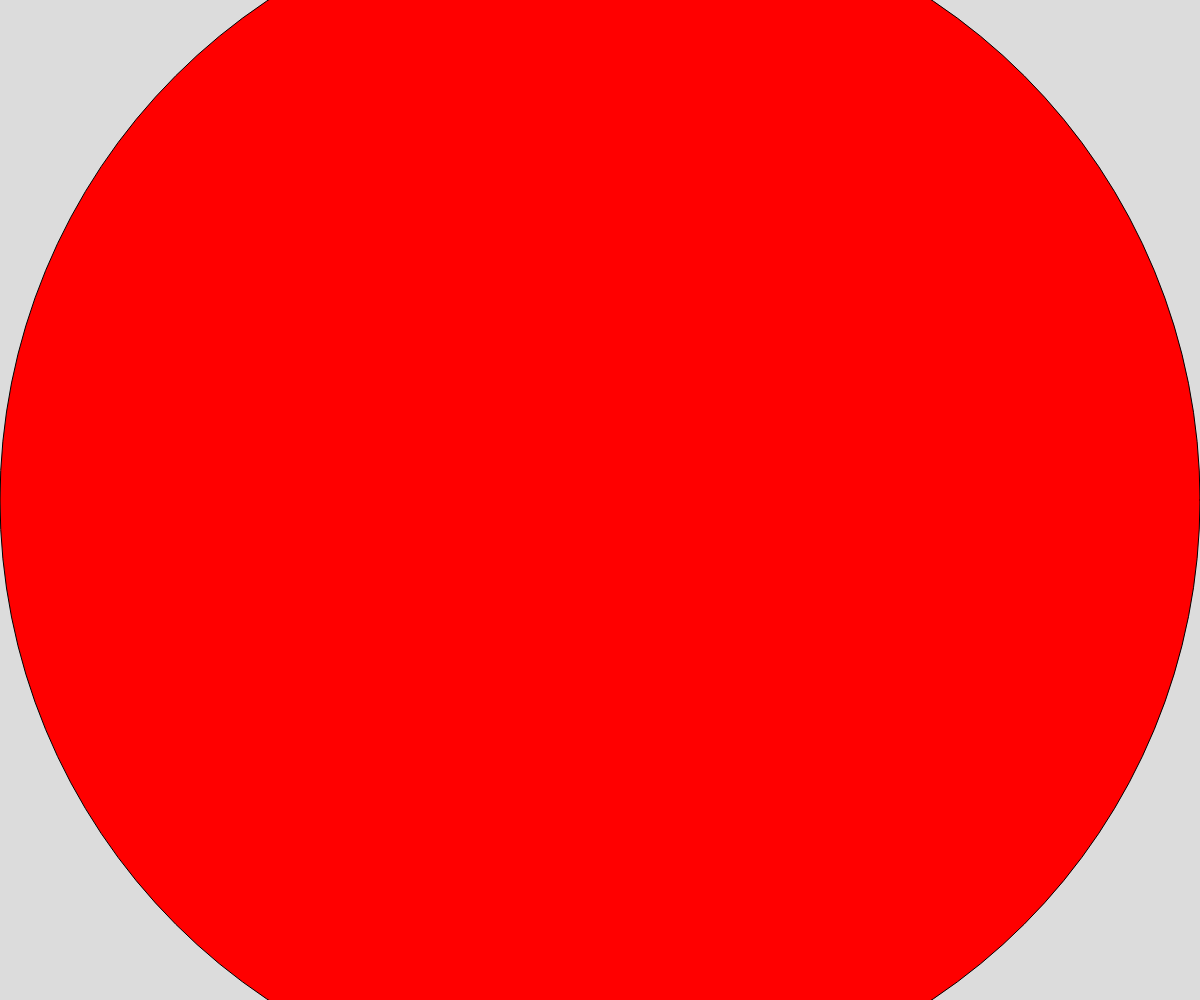
Frame 1 (no input)
Frame 60 (no input): identical to frame 1, image omitted
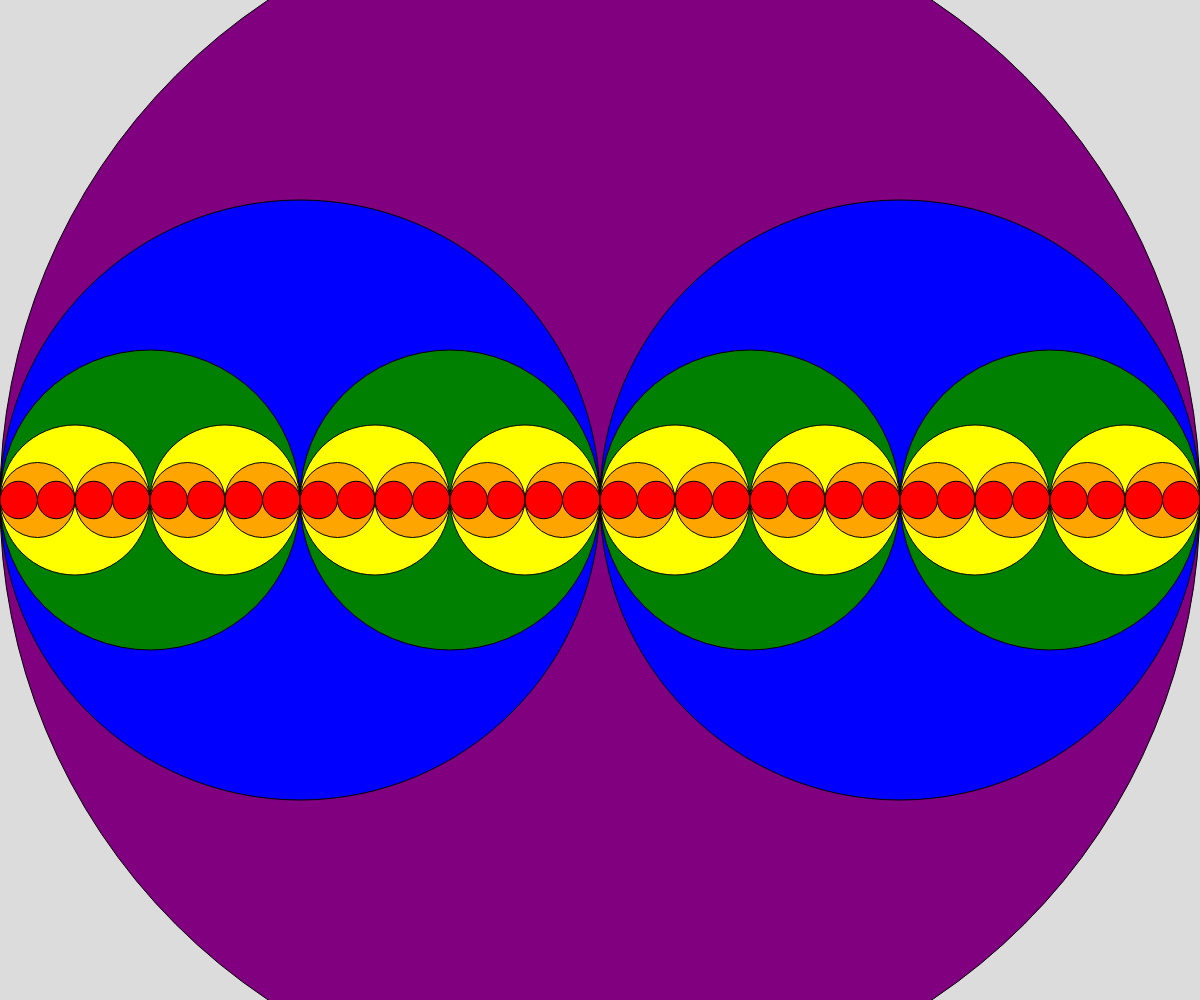
Frame 120 (the mouse pressed at the canvas centre since frame 60)

The p5.js sketch that drew these frames (run headless with seeded random() and noise() and a simulated clock; from frame 60 on, the mouse is pressed at the canvas centre):

// p5.js sketch
// ── sketch.js
// Fractial circles -- first recursion visualization

let thecolors = ["red", "orange", "yellow", "green", "blue", "purple", "pink", "black", "white", "brown", "grey"];

function setup() {
  createCanvas(windowWidth, windowHeight);
}

function draw() {
  background(220);
  let thedepth = Math.floor(map(mouseX, 0, width, 0, 10));
  fractialcircle(width/2, width, thedepth);
}

function fractialcircle(x, diameter, depth){
  // base case
  fill(thecolors[depth]);
  circle(x, height/2, diameter);
  if (depth > 0){
    depth --;
    //left side circle
    fractialcircle(x- diameter/4, diameter/2, depth);
    // right side circle
    fractialcircle(x + diameter/4, diameter/2, depth);
  }
}
